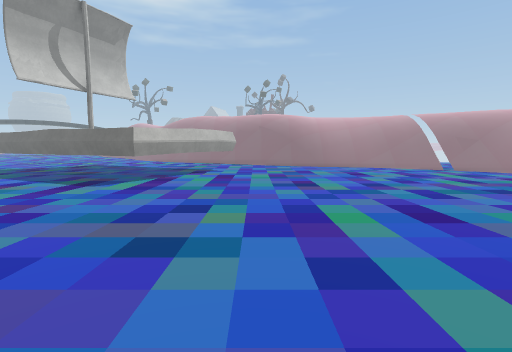
view 1 (above)

18 first-person views from a walk through a scene from a Unity 3-D project. The camera is 1.3 m above the floor, tilts 6° down and sees 85° across. The floor is counted in squares, 1 m on a side. Each view is taken from the middle of a square. On the plan, view 1 faces up. The plan holds only what a view shows up to about 13 squares ahead; the rest is blank. The place goes on beyond the plan. The player character is not drawn. Some surface patterns are stand-ins.

view 2
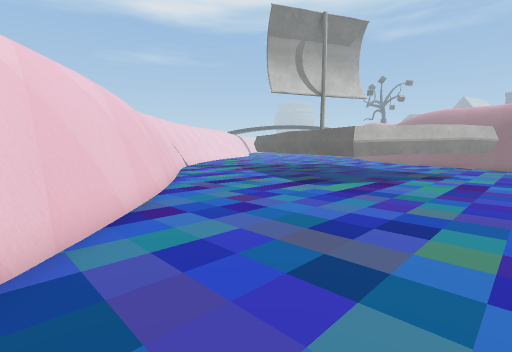

view 3
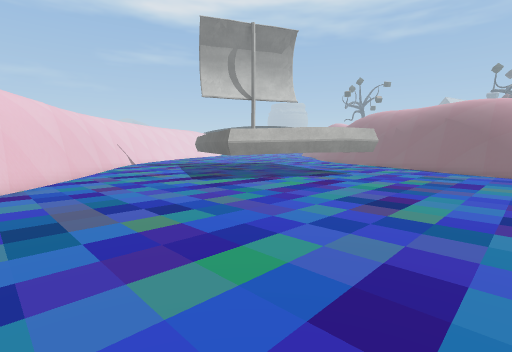

view 4
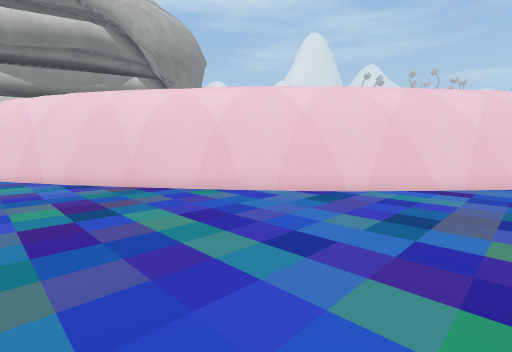

view 5
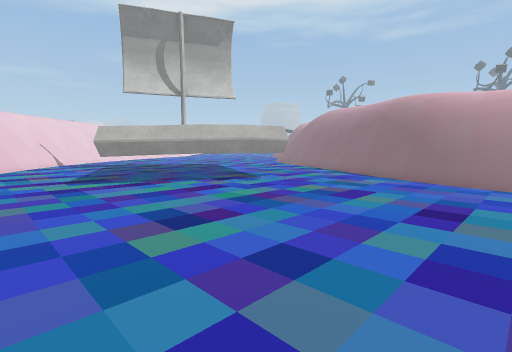

view 6
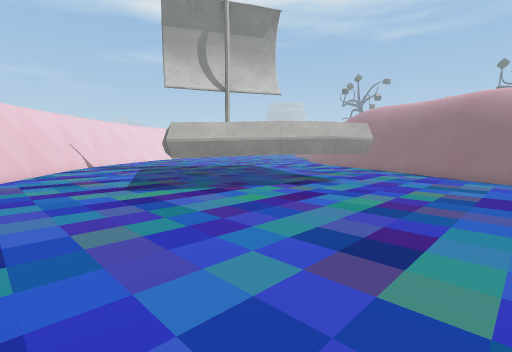

view 7
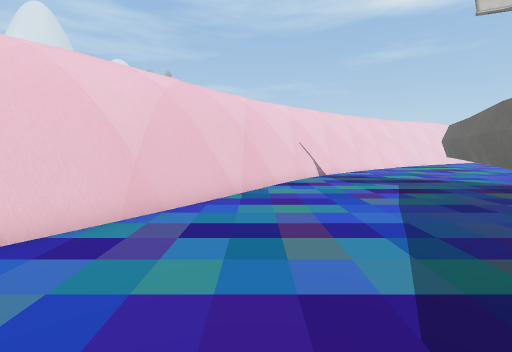

view 8
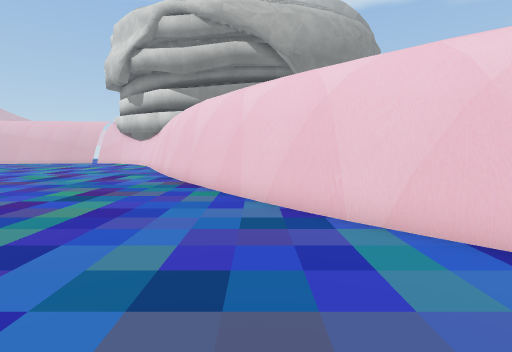

view 9
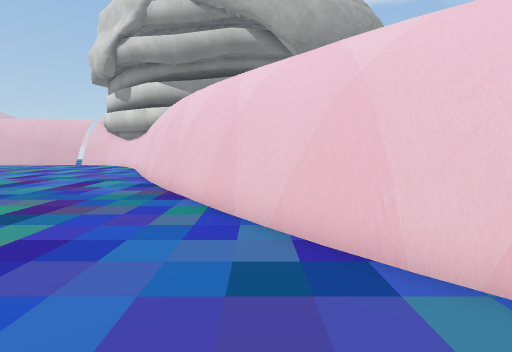

view 10
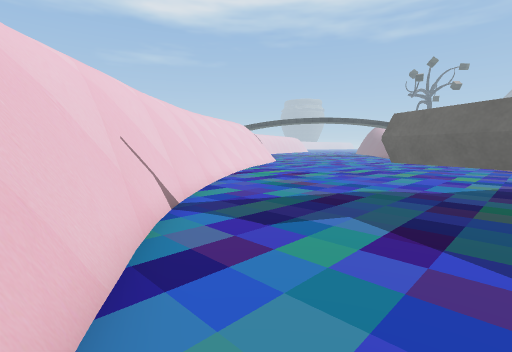

view 11
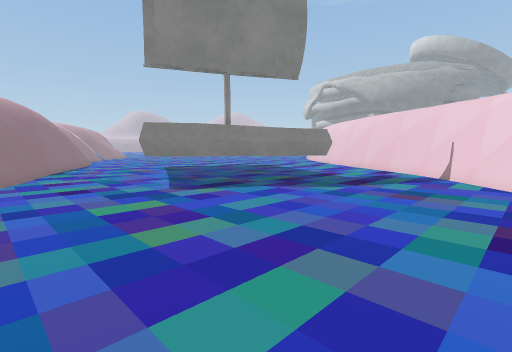

view 12
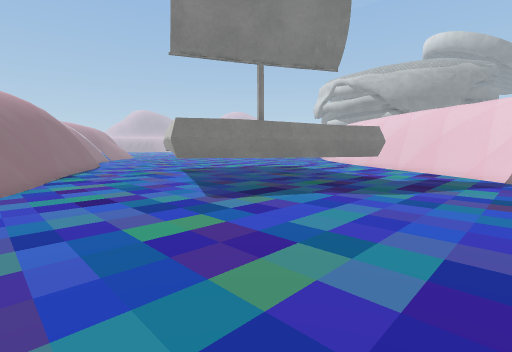

view 13
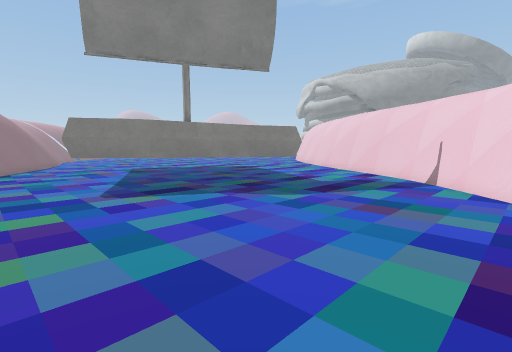

view 14
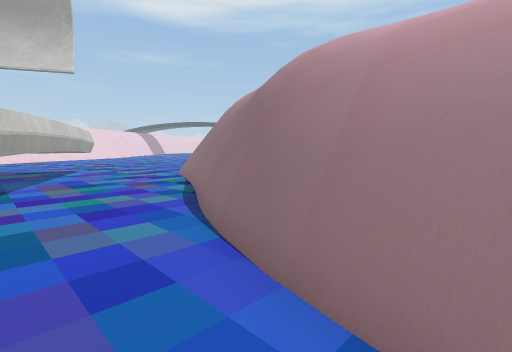

view 15
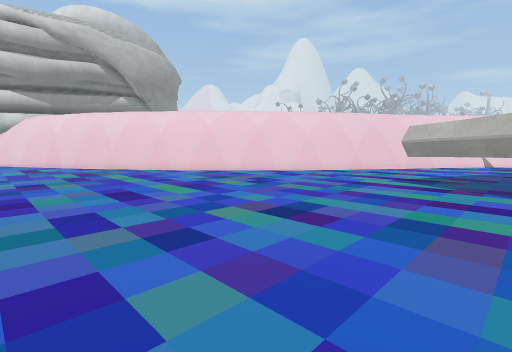

view 16
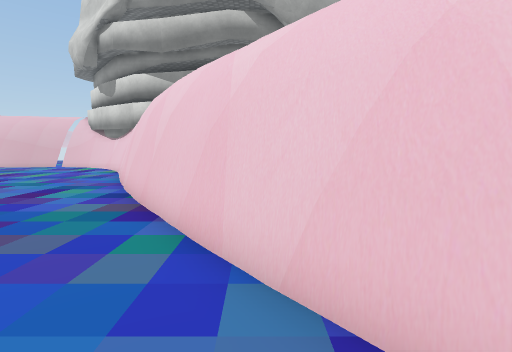

view 17
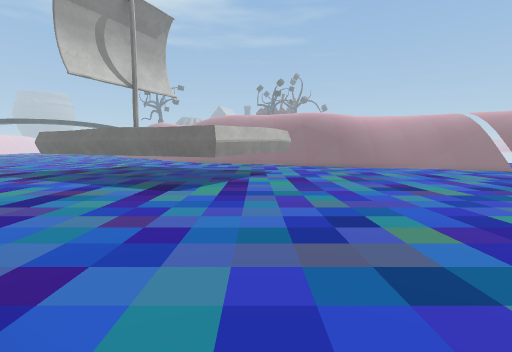

view 18
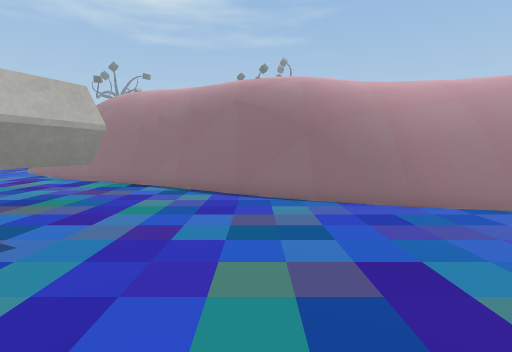

### Floor plan
Key: @ floor where view 1 was taken; # wall or solid block; . floor; = window, fence, low wall or low ledge; T thing the floor can be seen under or through.
Columns run from 19 left of view 1 to 6 right of it. Each row starts with its distance up from view 1.
 24 . .........=###
 23  ............=###
 22 ...............=###
 21 .................=##
 20 ........###........####...
 19 ........#####.......=#TTTT
 18 .......TT#  ###........==T
 17 .......TT     ####........
 16 ......TT         #........
 15 ......T          #........
 14 =.....TTT       ##........
 13 #......###      T.........
 12 ##.......####  TT.........
 11  ##........##TTT..........
 10  .##=.........TT..........
  9    ###....................
  8     ###=..................
  7       ###.................
  6         ##=...............
  5          ###..............
  4            ##.............
  3             ##............
  2              ##...........
  1               ##.........
  0                ##..@.....
 -1                 ##.......
 -2                  ##.......
 -3                   ##......
 -4                    #......
 -5                    ##.....
 -6                     ##....
 -7                      #....
 -8                      ##...
 -9                       #...
-10                       ##..
-11                        #..

Positions as (right, up) in squares from view 1, and headings:
1: (0, 0), facing up
2: (0, 1), facing up-left
3: (4, 3), facing up-left
4: (4, 5), facing down-left
5: (6, 7), facing up-left
6: (3, 6), facing up-left
7: (-4, 8), facing left
8: (-2, 6), facing down
9: (-2, 4), facing down
10: (-11, 8), facing up-left
11: (-19, 24), facing down-right
12: (-17, 24), facing down-right
13: (-19, 22), facing down-right
14: (6, 16), facing up-left
15: (6, 13), facing down-left
16: (-2, 2), facing down
17: (-3, 1), facing up
18: (1, 12), facing up
